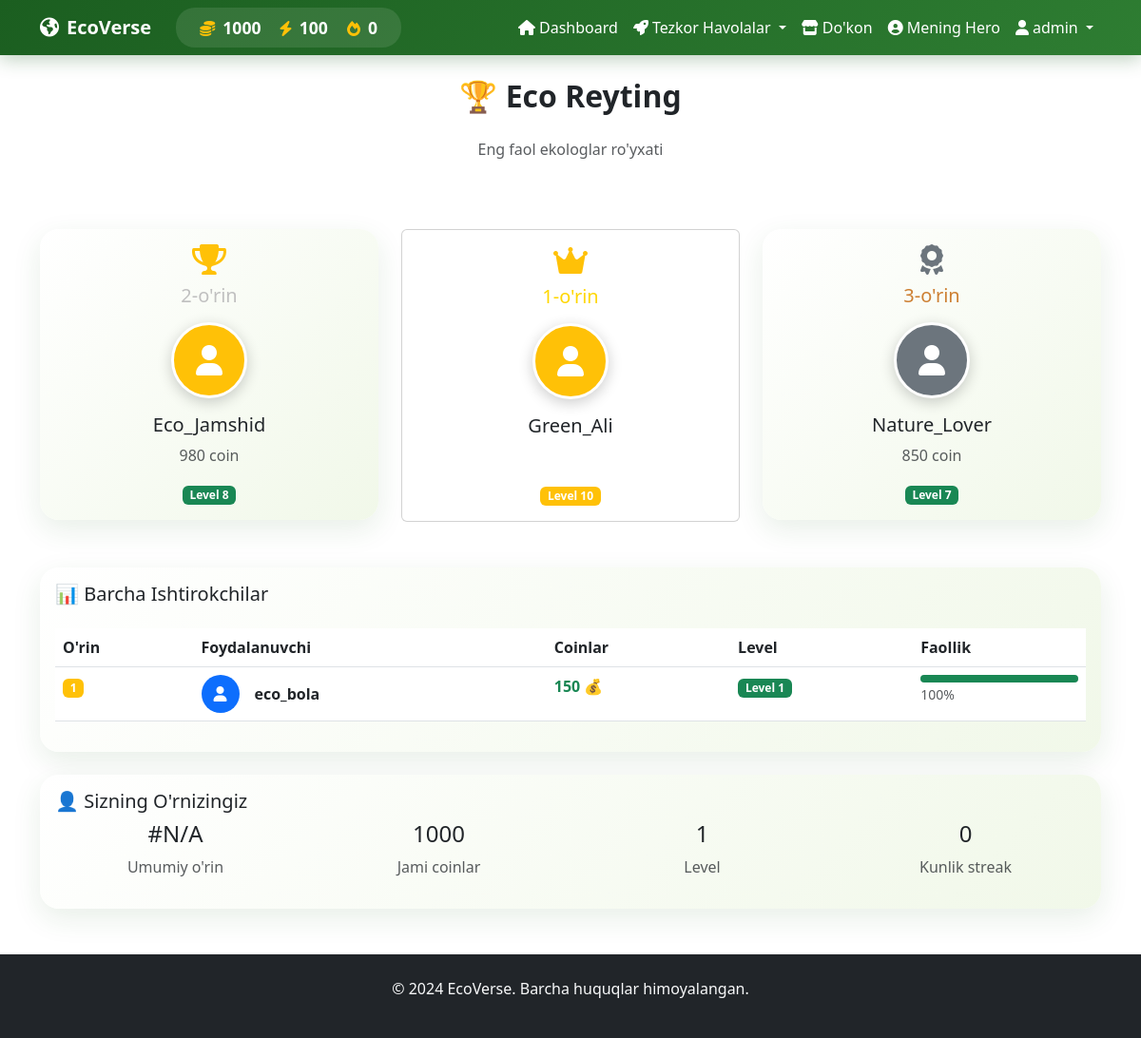
The page /leaderboard (signed in) on the database as committed earlier.
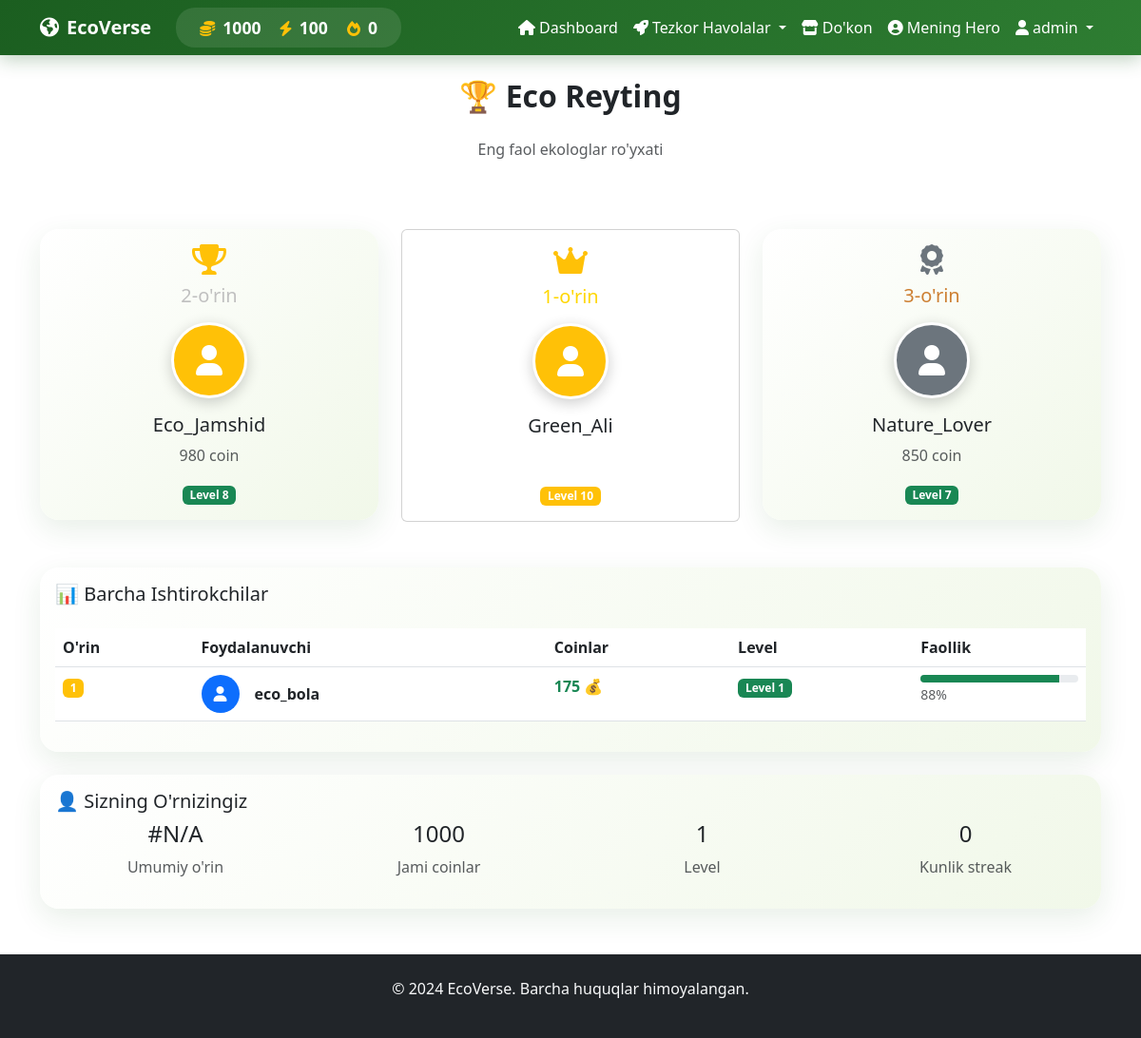
The same page on the database as committed later.
### app.py (models this page shows)
class User(UserMixin, db.Model):
    id = db.Column(db.Integer, primary_key=True)
    username = db.Column(db.String(80), unique=True, nullable=False)
    email = db.Column(db.String(120), unique=True, nullable=False)
    password_hash = db.Column(db.String(200), nullable=False)
    role = db.Column(db.String(20), nullable=False, default='child')
    coins = db.Column(db.Integer, default=0)
    energy = db.Column(db.Integer, default=100)
    streak = db.Column(db.Integer, default=0)
    last_login = db.Column(db.DateTime)
    created_at = db.Column(db.DateTime, default=datetime.utcnow)
    avatar = db.Column(db.String(200), default='default.png')
    is_admin = db.Column(db.Boolean, default=False)
    last_daily_reset = db.Column(db.DateTime, default=datetime.utcnow)
    level = db.Column(db.Integer, default=1)
    experience = db.Column(db.Integer, default=0)

### app.py (the view)
@app.route('/leaderboard')
@login_required
def leaderboard():
    users = User.query.filter_by(role='child').order_by(User.coins.desc()).limit(20).all()
    return render_template('leaderboard.html', user=current_user, users=users)

### app.py (called while the page is built)
@login_manager.user_loader
def load_user(user_id):
    return db.session.get(User, int(user_id))

### templates/leaderboard.html (shortened to what the changed rows need)
{% extends "base.html" %}
{% block content %}
<div class="container mt-4">
    <div class="row mb-4">
        <div class="col-12">
            <h2 class="fw-bold text-center mb-4">🏆 Eco Reyting</h2>
        </div>
    </div>
    <div class="row">
        <div class="col-12">
            <div class="card eco-card">
                <div class="card-body">
                    <div class="table-responsive">
                        <table class="table table-hover">
                            <thead>
                                <tr>
                                    <th>O'rin</th>
                                    <th>Foydalanuvchi</th>
                                    <th>Coinlar</th>
                                    <th>Level</th>
                                    <th>Faollik</th>
                                </tr>
                            </thead>
                            <tbody>
                                {% for user in users %}
                                <tr class="{% if user.username == current_user.username %}table-success{% endif %}">
                                    <td>
                                        {% if loop.index == 1 %}
                                            <span class="badge bg-warning">1</span>
                                        {% elif loop.index == 2 %}
                                            <span class="badge bg-secondary">2</span>
                                        {% elif loop.index == 3 %}
                                            <span class="badge bg-danger">3</span>
                                        {% else %}
                                            <span class="badge bg-light text-dark">{{ loop.index }}</span>
                                        {% endif %}
                                    </td>
                                    <td>
                                        <div class="d-flex align-items-center">
                                            <div class="user-avatar-sm bg-primary me-3">
                                                <i class="fas fa-user text-white"></i>
                                            </div>
                                            <div>
                                                <strong>{{ user.username }}</strong>
                                            </div>
                                        </div>
                                    </td>
                                    <td>
                                        <span class="fw-bold text-success">{{ user.coins }} 💰</span>
                                    </td>
                                    <td>
                                        <span class="badge bg-success">Level {{ (user.streak // 7) + 1 }}</span>
                                    </td>
                                    <td>
                                        <div class="progress" style="height: 8px;">
                                            <div class="progress-bar bg-success"
                                                 style="width: {{ (user.energy / 100) * 100 }}%"></div>
                                        </div>
                                        <small class="text-muted">{{ user.energy }}%</small>
                                    </td>
                                </tr>
                                {% endfor %}
                            </tbody>
                        </table>
                    </div>
                </div>
            </div>
        </div>
    </div>
</div>
{% endblock %}

Rows that differ between the two databases and show on the page:
changed User "eco_bola": coins "150" → "175"; energy "100" → "88"
